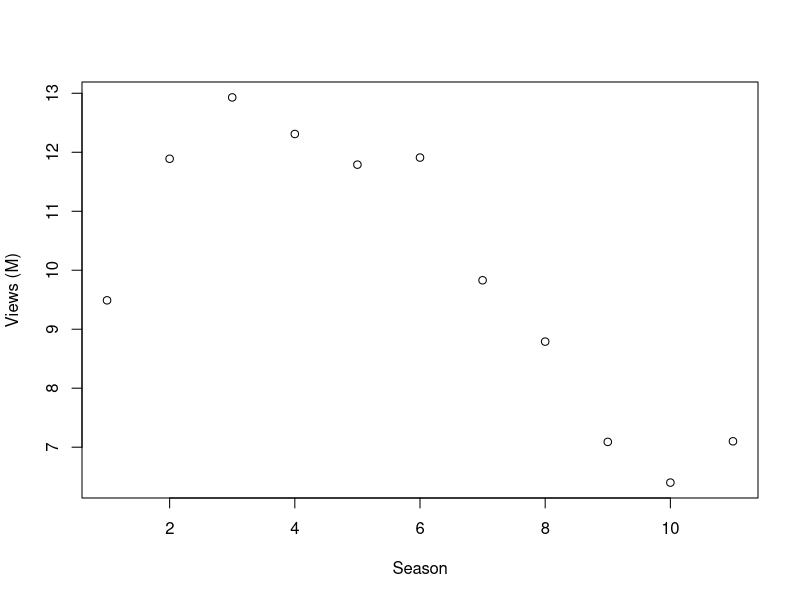

This figure's R source:
## ---- chunk 1
knitr::opts_chunk$set(echo = TRUE)
## ---- chunk 2
a <- seq(1,11,1)
b <- c(9.49,11.89,12.93,12.31,11.79,11.91,9.83,8.79,7.09,6.4,7.1)

df <- data.frame(a,b)
colnames(df) <- c("Season","Views (M)")
plot(df)
## ---- chunk 3
diff = 12.93-11.89

